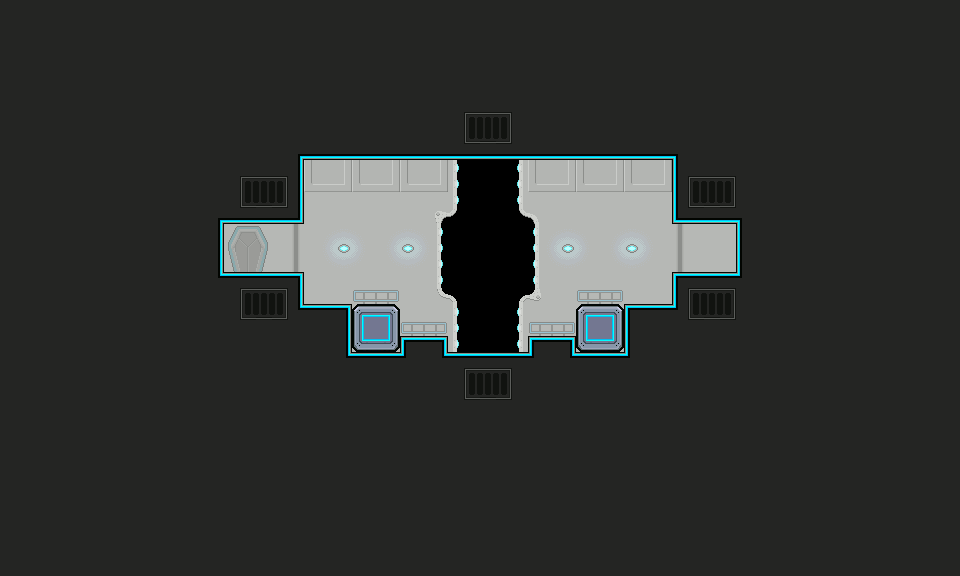

The image is a tile-based game level rendered from a .tmx file. Its description and source (layers, tilesets, objects; grid data summarised) follow:
An orthogonal 60x36 tile map with 16x16 px tiles, 1 tile layer (Tile Layer 1), 2 tilesets and 5 objects (script_TheAwakening, script_IsaacPre).

<map version="1.0" orientation="orthogonal" renderorder="right-down" width="60" height="36" tilewidth="16" tileheight="16">
 <tileset firstgid="1" source="main.tsx" />
 <tileset firstgid="501" source="objects.tsx" />
 <layer name="Tile Layer 1" width="60" height="36">
  <data>[2160 cells, 2160 non-empty, 68 distinct tile ids]</data>
 </layer>
 <objectgroup name="Object Layer 1">
  <object gid="505" x="472" y="376" />
  <object gid="501" x="216.5" y="281" />
  <object gid="504" x="679.5" y="280" />
  <object name="script_TheAwakening" x="472" y="152" width="32" height="208" />
  <object name="script_IsaacPre" x="337" y="176" width="79" height="72" />
 </objectgroup>
</map>
